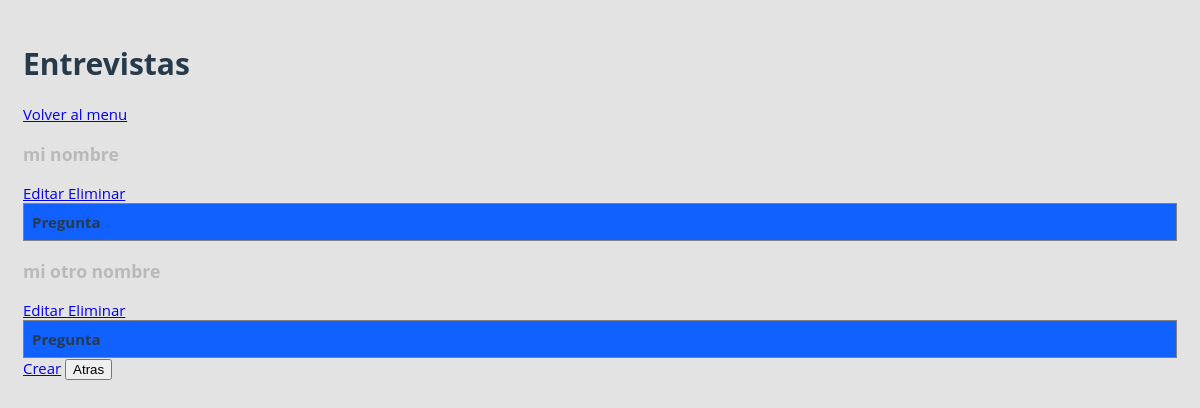
The page /reclutamiento-master/administrador/entrevistas/ver_entrevistas.php (signed in) on the database as committed earlier.
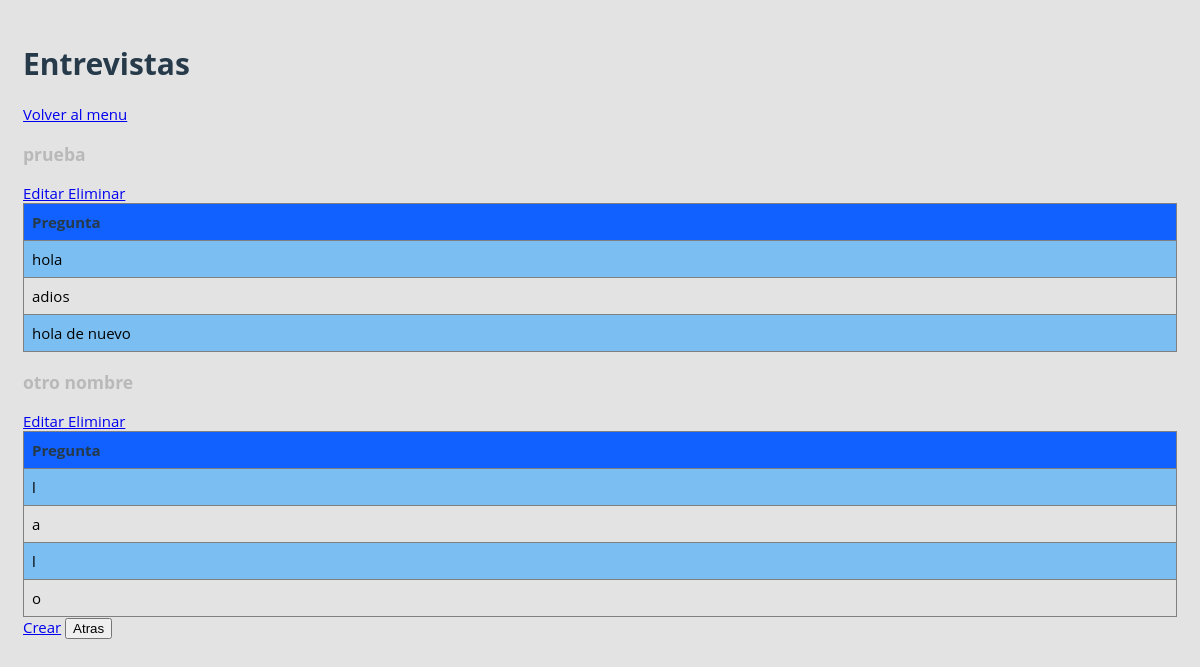
The same page on the database as committed later.
### tables this page shows
CREATE TABLE `entrevista` (
  `id_entrevista` int(50) NOT NULL,
  `id_usuario` int(50) NOT NULL,
  `nombre` varchar(50) NOT NULL
);

CREATE TABLE `pregunta_entrevista` (
  `id_pregunta_entrevista` int(11) NOT NULL,
  `pregunta` text NOT NULL,
  `id_entrevista` int(11) NOT NULL
);

### reclutamiento-master/administrador/entrevistas/ver_entrevistas.php (the view, shortened to what this page needs)
<!DOCTYPE html>
<html lang="en">
<head>
    <link rel="stylesheet" type="text/css" href="../../style.css">
</head>
<body>
    <h1>Entrevistas</h1>
    <a href="../menu/index.html">Volver al menu</a>
    <?php
        include '../../config.php';
        $con=mysqli_connect($host,$user,$pass,$name);
        $query = "SELECT id_entrevista,nombre FROM  entrevista;";
        $resultPonderaciones = mysqli_query($con,$query);
        while($row = mysqli_fetch_array($resultPonderaciones)){
            $id_entrevista = $row[0];
            $nombre = $row[1];
            echo "<h3>$nombre</h3>";
            echo "<label ><a href=\"editar_entrevista.php?id=$id_entrevista&nombre=$nombre\">Editar </a></label>";
            echo "<label ><a href=\"borrar_entrevista.php?id=$id_entrevista\">Eliminar</a></label><br>";
            echo "<table border = 1>\n";
            echo "  <tr>\n";
            echo "      <th>Pregunta</th>\n";
            echo "</tr>\n";
            $query = "SELECT pregunta,id_pregunta_entrevista FROM pregunta_entrevista WHERE id_entrevista =$id_entrevista;";
            $resultDetalle = mysqli_query($con,$query);
            while($rowDetalle = mysqli_fetch_array($resultDetalle)){
                $pregunta = $rowDetalle[0];
                echo "  <tr>\n";
                echo "      <td>$pregunta</th>\n";
                echo "  </tr>";
            }
            echo "</table>\n";
        }
    ?>
    <label ><a href="crear_entrevista.php">Crear</a></label>
    <b><b>
        <button onclick="location.href='../menu/index.html'">Atras</button>
</body>
</html>

Rows that differ between the two databases and show on the page:
removed entrevista: nombre "mi nombre"
removed entrevista: nombre "mi otro nombre"
added entrevista: nombre "prueba"
added pregunta_entrevista: pregunta "hola", shown under "prueba"
added pregunta_entrevista: pregunta "adios", shown under "prueba"
added pregunta_entrevista: pregunta "hola de nuevo", shown under "prueba"
added entrevista: nombre "otro nombre"
added pregunta_entrevista: pregunta "l", shown under "otro nombre"
added pregunta_entrevista: pregunta "a", shown under "otro nombre"
added pregunta_entrevista: pregunta "l", shown under "otro nombre"
added pregunta_entrevista: pregunta "o", shown under "otro nombre"
